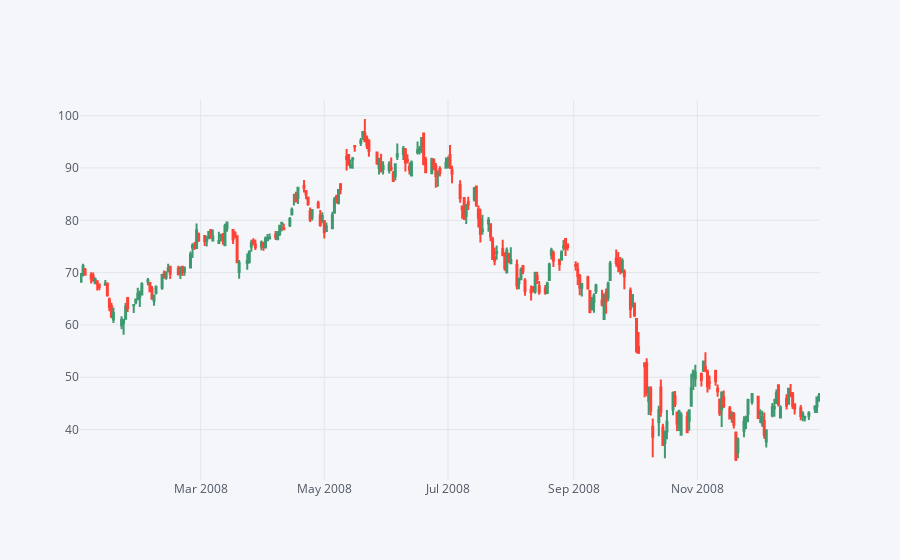

Write notebook code for a chart like this one.
### Code cell
encana[['Open', 'High', 'Low', 'Close']].ix['2008-01-01':'2008-12-31'].iplot(kind='candle')

### Figure 1 — Plotly figure (JSON) as saved in the notebook; plotly's stock layout.template omitted (floating-point values rounded to 4 significant figures; data arrays with more than 128 entries replaced by an {"elided": "..."} marker saying what was removed)
{"data": [{"close": {"elided": "253 float values"}, "decreasing": {"line": {}}, "high": {"elided": "253 float values"}, "increasing": {"line": {}}, "low": {"elided": "253 float values"}, "open": {"elided": "253 float values"}, "showlegend": false, "type": "candlestick", "x": {"elided": "253 str values"}, "yaxis": "y2"}], "layout": {"legend": {"bgcolor": "#F5F6F9", "font": {"color": "#4D5663"}}, "paper_bgcolor": "#F5F6F9", "plot_bgcolor": "#F5F6F9", "titlefont": {"color": "#4D5663"}, "xaxis1": {"gridcolor": "#E1E5ED", "rangeslider": {"visible": false}, "showgrid": true, "tickfont": {"color": "#4D5663"}, "title": "", "titlefont": {"color": "#4D5663"}, "zerolinecolor": "#E1E5ED"}, "yaxis1": {"gridcolor": "#E1E5ED", "showgrid": true, "showticklabels": false, "tickfont": {"color": "#4D5663"}, "title": "", "titlefont": {"color": "#4D5663"}, "zerolinecolor": "#E1E5ED"}, "yaxis2": {"gridcolor": "#E1E5ED", "showgrid": true, "tickfont": {"color": "#4D5663"}, "title": "", "titlefont": {"color": "#4D5663"}, "zerolinecolor": "#E1E5ED"}}}
